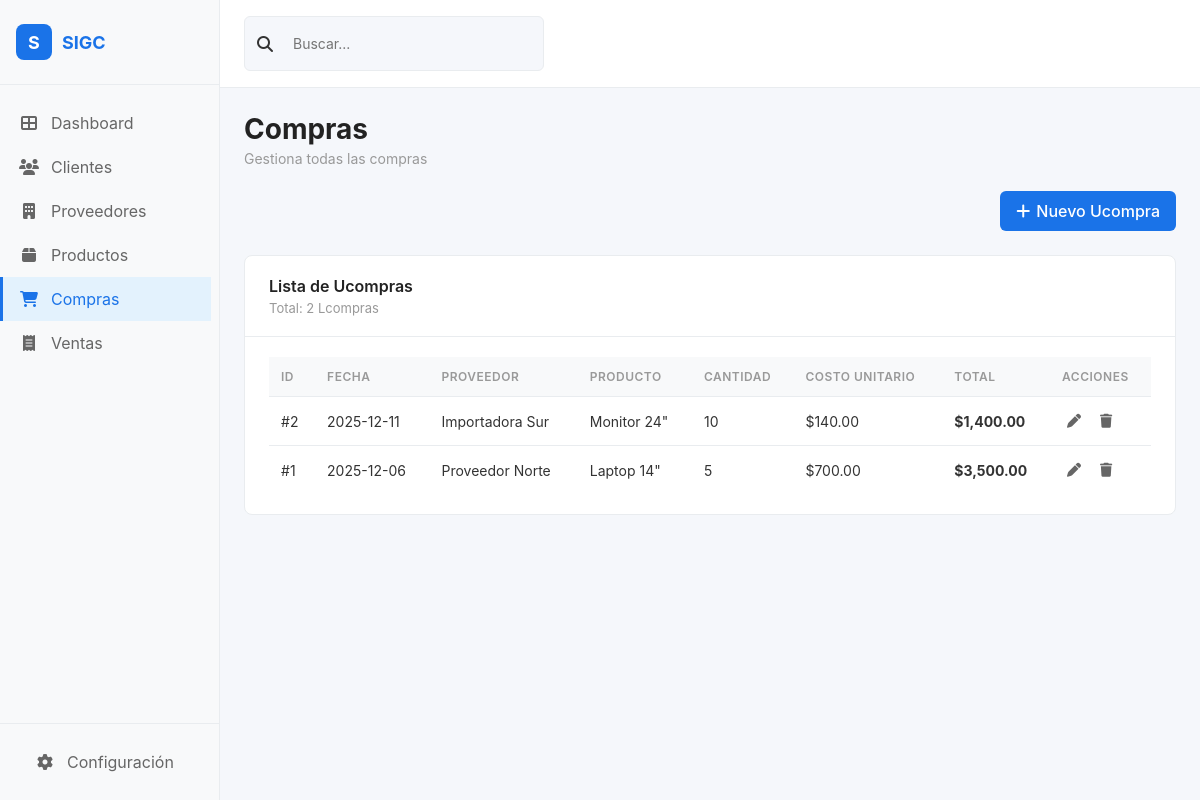
The app's page /modules/compras/read.php with its own data.
### tables this page shows
CREATE TABLE IF NOT EXISTS compras (
  id INT AUTO_INCREMENT PRIMARY KEY,
  proveedor_id INT NOT NULL,
  producto_id INT NOT NULL,
  cantidad INT NOT NULL DEFAULT 1,
  costo_unitario DECIMAL(10,2) NOT NULL DEFAULT 0,
  fecha DATE NOT NULL DEFAULT (CURRENT_DATE),
  notas TEXT,
  CONSTRAINT fk_compras_proveedor FOREIGN KEY (proveedor_id) REFERENCES proveedores(id) ON DELETE RESTRICT ON UPDATE CASCADE,
  CONSTRAINT fk_compras_producto FOREIGN KEY (producto_id) REFERENCES productos(id) ON DELETE RESTRICT ON UPDATE CASCADE
);

CREATE TABLE IF NOT EXISTS proveedores (
  id INT AUTO_INCREMENT PRIMARY KEY,
  nombre VARCHAR(140) NOT NULL,
  contacto VARCHAR(140),
  telefono VARCHAR(60),
  email VARCHAR(160),
  direccion VARCHAR(200),
  creado_en TIMESTAMP DEFAULT CURRENT_TIMESTAMP
);

CREATE TABLE IF NOT EXISTS productos (
  id INT AUTO_INCREMENT PRIMARY KEY,
  nombre VARCHAR(160) NOT NULL,
  descripcion TEXT,
  precio DECIMAL(10,2) NOT NULL DEFAULT 0,
  stock INT NOT NULL DEFAULT 0,
  proveedor_id INT,
  creado_en TIMESTAMP DEFAULT CURRENT_TIMESTAMP,
  CONSTRAINT fk_productos_proveedor FOREIGN KEY (proveedor_id) REFERENCES proveedores(id) ON DELETE SET NULL ON UPDATE CASCADE
);

### modules/compras/read.php (the view, shortened to what this page needs)
<?php
require_once __DIR__ . '/../../config/layout.php';
$db = db();
$items = $db->query("
    SELECT c.id, c.fecha, pr.nombre AS proveedor, p.nombre AS producto, c.cantidad, c.costo_unitario,
           (c.cantidad * c.costo_unitario) AS total
    FROM compras c
    JOIN proveedores pr ON pr.id = c.proveedor_id
    JOIN productos p ON p.id = c.producto_id
    ORDER BY c.fecha DESC
")->fetchAll();
echo renderHeader('Compras', 'Gestiona todas las compras');
?>
<div style="display: flex; justify-content: space-between; align-items: center; margin-bottom: 24px;">
    <a href="create.php" class="btn-nuevo">
        <i class="fas fa-plus"></i>
        Nuevo Ucompra
    </a>
</div>
<div class="card">
    <div class="card-header">
        <div>
            <h2>Lista de Ucompras</h2>
            <p>Total: <?php echo count($items); ?> Lcompras</p>
        </div>
    </div>
    <div class="card-content">
        <?php if(empty($items)): ?>
        <div class="empty-state">
            <i class="fas fa-shopping-cart"></i>
            <h3>No hay Lcompras registrados</h3>
            <p>Comienza agregando tu primer Lcompra</p>
        </div>
        <?php else: ?>
        <table>
            <thead>
                <tr>
                    <th>ID</th>
                    <th>Fecha</th>
                    <th>Proveedor</th>
                    <th>Producto</th>
                    <th>Cantidad</th>
                    <th>Costo Unitario</th>
                    <th>Total</th>
                    <th>Acciones</th>
                </tr>
            </thead>
            <tbody>
                <?php foreach ($items as $item): ?>
                <tr>
                    <td>#<?php echo $item['id']; ?></td>
                    <td><?php echo substr($item['fecha'], 0, 10); ?></td>
                    <td><?php echo htmlspecialchars($item['proveedor']); ?></td>
                    <td><?php echo htmlspecialchars($item['producto']); ?></td>
                    <td><?php echo $item['cantidad']; ?></td>
                    <td>$<?php echo number_format($item['costo_unitario'], 2); ?></td>
                    <td><strong>$<?php echo number_format($item['total'], 2); ?></strong></td>
                    <td>
                        <div class="actions">
                            <a href="update.php?id=<?php echo $item['id']; ?>" class="btn-action" title="Editar">
                                <i class="fas fa-pen"></i>
                            </a>
                            <a href="delete.php?id=<?php echo $item['id']; ?>" class="btn-action delete" title="Eliminar" onclick="return confirm('¿Eliminar?')">
                                <i class="fas fa-trash"></i>
                            </a>
                        </div>
                    </td>
                </tr>
                <?php endforeach; ?>
            </tbody>
        </table>
        <?php endif; ?>
    </div>
</div>
<?php echo renderFooter(); ?>

### config/layout.php (shortened to what this page needs)
<?php
function renderHeader($pageTitle = '', $pageSubtitle = '') {
    ?>
<!DOCTYPE html>
<html lang="es">
<head>
    <link rel="stylesheet" href="https://cdnjs.cloudflare.com/ajax/libs/font-awesome/6.4.0/css/all.min.css">
</head>
<body>
    <div class="container-main">
        <aside class="sidebar" id="sidebar">
            <div class="sidebar-header">
                <a href="/SIGC/" class="logo">
                    <div class="logo-icon">S</div>
                    <span>SIGC</span>
                </a>
            </div>
            <nav class="sidebar-nav">
                <a href="/SIGC/" class="nav-item <?php echo (basename($_SERVER['PHP_SELF']) === 'index.php' && strpos($_SERVER['REQUEST_URI'], '/SIGC/') === 0 && strpos($_SERVER['REQUEST_URI'], 'modules') === false) ? 'active' : ''; ?>">
                    <i class="fas fa-th-large"></i>
                    <span>Dashboard</span>
                </a>
                <a href="/SIGC/modules/clientes/read.php" class="nav-item <?php echo strpos($_SERVER['REQUEST_URI'], 'clientes') !== false ? 'active' : ''; ?>">
                    <i class="fas fa-users"></i>
                    <span>Clientes</span>
                </a>
                <a href="/SIGC/modules/proveedores/read.php" class="nav-item <?php echo strpos($_SERVER['REQUEST_URI'], 'proveedores') !== false ? 'active' : ''; ?>">
                    <i class="fas fa-building"></i>
                    <span>Proveedores</span>
                </a>
                <a href="/SIGC/modules/productos/read.php" class="nav-item <?php echo strpos($_SERVER['REQUEST_URI'], 'productos') !== false ? 'active' : ''; ?>">
                    <i class="fas fa-box"></i>
                    <span>Productos</span>
                </a>
                <a href="/SIGC/modules/compras/read.php" class="nav-item <?php echo strpos($_SERVER['REQUEST_URI'], 'compras') !== false ? 'active' : ''; ?>">
                    <i class="fas fa-shopping-cart"></i>
                    <span>Compras</span>
                </a>
                <a href="/SIGC/modules/ventas/read.php" class="nav-item <?php echo strpos($_SERVER['REQUEST_URI'], 'ventas') !== false ? 'active' : ''; ?>">
                    <i class="fas fa-receipt"></i>
                    <span>Ventas</span>
                </a>
            </nav>
            <div class="sidebar-footer">
                <a href="#" class="nav-item">
                    <i class="fas fa-cog"></i>
                    <span>Configuración</span>
                </a>
            </div>
        </aside>
        <div class="main-content">
            <header class="header">
                <div class="header-left">
                    <div class="search-box">
                        <i class="fas fa-search"></i>
                        <input type="text" placeholder="Buscar...">
                    </div>
                </div>
            </header>
            <div class="content">
                <?php if($pageTitle): ?>
                <div class="page-header">
                    <h1 class="page-title"><?php echo $pageTitle; ?></h1>
                    <?php if($pageSubtitle): ?>
                    <p class="page-subtitle"><?php echo $pageSubtitle; ?></p>
                    <?php endif; ?>
                </div>
                <?php endif; ?>
    <?php
    return ob_get_clean();
}
function renderFooter() {
    return '
            </div>
        </div>
    </div>
    <script>
        document.getElementById("menuToggle").addEventListener("click", function() {
            document.getElementById("sidebar").classList.toggle("open");
        });
    </script>
</body>
</html>
    ';
}
?>

### config/layout.php (style rules this page uses)
* { margin: 0; padding: 0; box-sizing: border-box; }
body { font-family: -apple-system, BlinkMacSystemFont, 'Segoe UI', Roboto, 'Helvetica Neue', Arial, sans-serif; background: #f5f7fb; color: #333; }
.container-main { display: flex; min-height: 100vh; }
.sidebar { width: 220px; background: #f8f9fa; border-right: 1px solid #e9ecef; display: flex; flex-direction: column; position: fixed; height: 100vh; left: 0; top: 0; z-index: 100; }
.sidebar-header { padding: 24px 16px; border-bottom: 1px solid #e9ecef; }
.logo { display: flex; align-items: center; gap: 10px; font-weight: 700; font-size: 18px; color: #1a73e8; text-decoration: none; }
.logo-icon { width: 36px; height: 36px; background: #1a73e8; border-radius: 8px; display: flex; align-items: center; justify-content: center; color: white; font-weight: bold; }
.sidebar-nav { flex: 1; padding: 16px 0; overflow-y: auto; }
.nav-item { display: flex; align-items: center; gap: 12px; padding: 12px 16px; color: #666; text-decoration: none; transition: all 0.2s; border-left: 3px solid transparent; margin: 0 8px 0 0; }
.nav-item:hover, .nav-item.active { background: #e3f2fd; color: #1a73e8; border-left-color: #1a73e8; }
.nav-item i { width: 20px; text-align: center; }
.sidebar-footer { padding: 16px; border-top: 1px solid #e9ecef; }
.main-content { flex: 1; margin-left: 220px; display: flex; flex-direction: column; }
.header { background: white; border-bottom: 1px solid #e9ecef; padding: 16px 24px; display: flex; justify-content: space-between; align-items: center; position: sticky; top: 0; z-index: 50; }
.header-left { display: flex; align-items: center; gap: 16px; flex: 1; }
.search-box { display: flex; align-items: center; gap: 8px; background: #f5f7fb; border: 1px solid #e9ecef; border-radius: 6px; padding: 8px 12px; width: 300px; }
.search-box input { border: none; background: none; outline: none; flex: 1; font-size: 14px; }
.btn-nuevo { background: #1a73e8; color: white; border: none; padding: 10px 16px; border-radius: 6px; cursor: pointer; display: flex; align-items: center; gap: 6px; font-weight: 500; transition: background 0.2s; text-decoration: none; }
.content { flex: 1; padding: 24px; overflow-y: auto; }
.page-header { margin-bottom: 24px; }
.page-title { font-size: 28px; font-weight: 700; color: #222; margin-bottom: 4px; }
.page-subtitle { font-size: 14px; color: #999; }
.card { background: white; border-radius: 8px; border: 1px solid #e9ecef; overflow: hidden; margin-bottom: 24px; }
.card-header { padding: 20px 24px; border-bottom: 1px solid #e9ecef; display: flex; justify-content: space-between; align-items: center; }
.card-header h2 { font-size: 16px; font-weight: 600; color: #222; }
.card-header p { font-size: 13px; color: #999; margin-top: 4px; }
.card-content { padding: 20px 24px; }
table { width: 100%; border-collapse: collapse; }
thead { background: #f8f9fa; }
th { padding: 12px; text-align: left; font-size: 12px; color: #999; text-transform: uppercase; letter-spacing: 0.5px; font-weight: 600; }
td { padding: 12px; border-top: 1px solid #e9ecef; font-size: 14px; }
.actions { display: flex; gap: 8px; }
.btn-action { background: none; border: none; cursor: pointer; color: #666; font-size: 14px; padding: 4px; transition: color 0.2s; width: 24px; height: 24px; display: flex; align-items: center; justify-content: center; text-decoration: none; }
input, textarea, select { width: 100%; padding: 10px 12px; border: 1px solid #e9ecef; border-radius: 6px; font-family: inherit; font-size: 14px; transition: border-color 0.2s; }

### records on screen
compras: id "2", fecha "2025-12-11", proveedor.nombre "Importadora Sur", producto.nombre "Monitor 24\"", cantidad "10", costo_unitario "140.00", total "1,400.00"
compras: id "1", fecha "2025-12-06", proveedor.nombre "Proveedor Norte", producto.nombre "Laptop 14\"", cantidad "5", costo_unitario "700.00", total "3,500.00"

### other values on screen
$pageTitle "Compras"
$pageSubtitle "Gestiona todas las compras"
count($items) "2"
